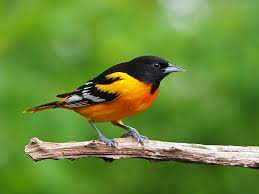
%> input picture lab_7/photo1.jpg, 259 x 194 px
$ octave que_1.m   (GNU Octave 9; MATLAB toolbox functions it lacks are replaced by stand-ins)
%> lines starting %> are read from the running program, lines starting %| are printed output that depends on the picture
clc;
clear;
close All;

A = imread('photo1.jpg');
%> A is the input picture: size 194x259x3 uint8; mean R, G, B 103.5, 137.6, 53.8
k=input("enter value of k:");
%> the answer given: 3

AG =im2double(rgb2gray(A));
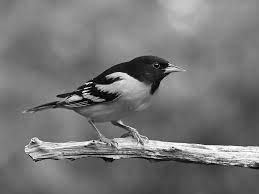
%> AG: size 194x259 double; min 0, max 1, mean 0.462

figure();
imshow(A)
title('Original picture')
figure();
imshow(AG)
title('gray picture')
[U, S, V] = svd(AG);

Ak = U(:, 1:k)*S(1:k, 1:k)*V(:,1:k)';
figure();
imshow(Ak);
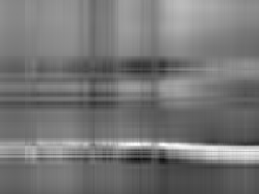
%> displayed picture: size 194x259, on the screen's scale of 0 to 255; min 13, max 254, mean 117.9
title('compression picture');

%> (the run ends here)
